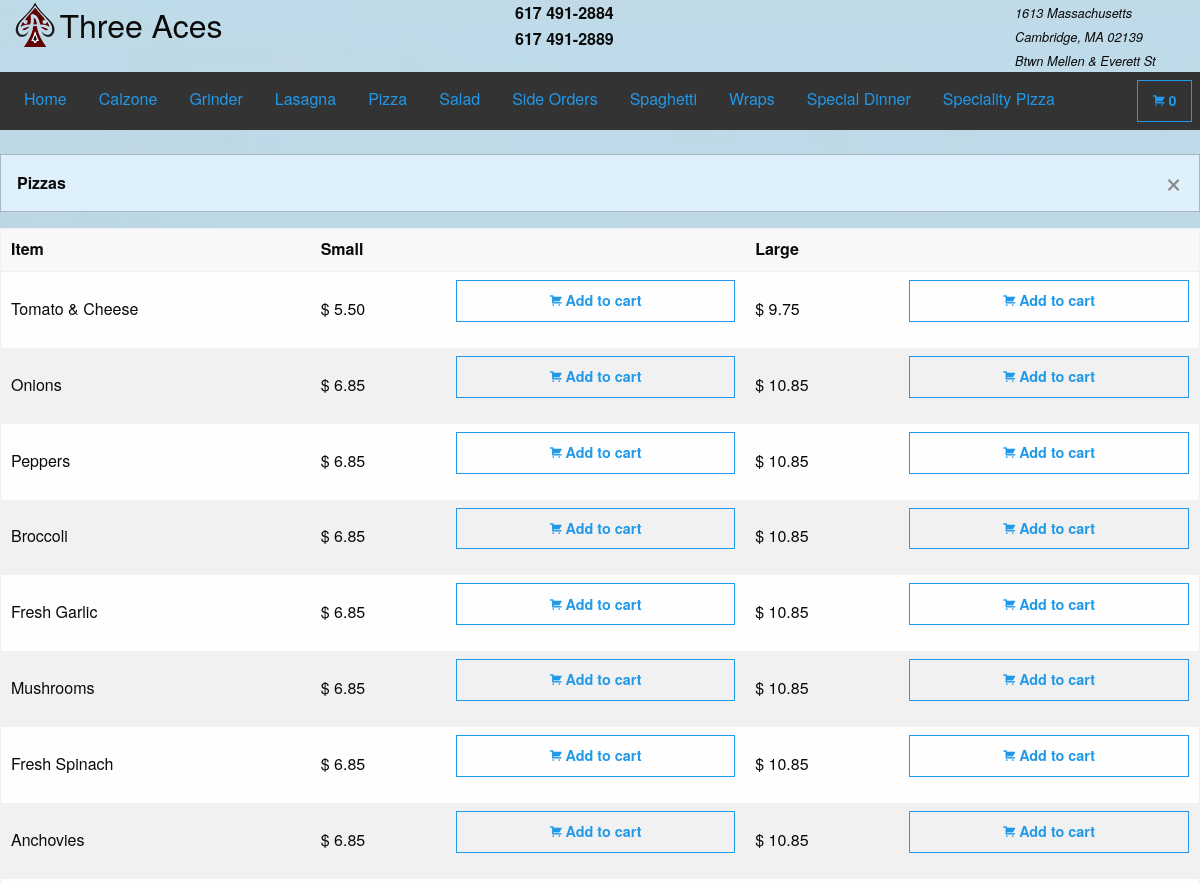
Before: /pizza.php (upper part) with the older database file.
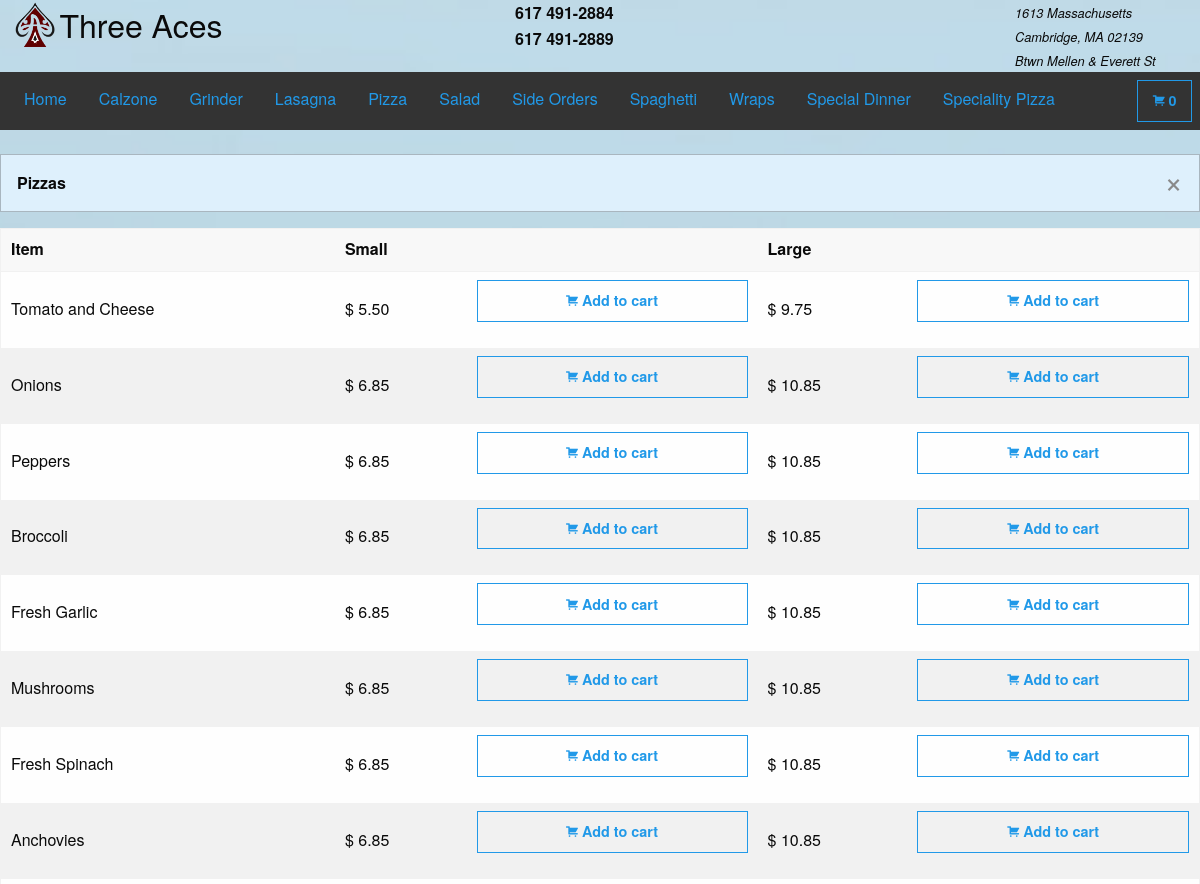
After: the same page with the newer database file.
### tables this page shows
CREATE TABLE IF NOT EXISTS `pizza` (
`pizza_id` bigint(20) NOT NULL COMMENT 'Pizza ID',
  `pizza_name` text NOT NULL COMMENT 'Pizza Name',
  `pizza_small_price` decimal(10,2) NOT NULL COMMENT 'Small Pizza Price',
  `pizza_large_price` decimal(10,2) NOT NULL COMMENT 'Large Pizza Price'
);

### model/db.php (called while the page is built, shortened)
<?php
function pizza()
{
    $conn        = db_conn();
    $selectQuery = 'SELECT * FROM `pizza`';
    try{
        $stmt = $conn->query($selectQuery);
    }catch(PDOException $e){
        handle_sql_errors($selectQuery, $e->getMessage());
    }
    $row = $stmt->fetchAll(PDO::FETCH_ASSOC);
    return $row;
}

### controller/dataCollector.php (called while the page is built, shortened)
<?php
require_once 'model/db.php';
function getPizza()
{
    $row = pizza();
    return $row;
}

### pizza.php (the view, shortened to what this page needs)
<?php
require_once 'controller/dataCollector.php';
$row = getPizza();
?>
<!doctype html>
<html class="no-js" lang="en">
    <head>
        <?php require_once 'includes/head.php';?>
    </head>
    <body>
        <div class="cover-image"></div>
        <div id="wrap">
            <main>
                <header>
                    <?php include_once 'includes/upperHeader.php';?>
                    <nav id="fixed-top-nav-sec">
                        <?php require_once 'includes/navbar.php'; ?>
                    </nav>
                </header>
                <br/>
                <section>
                    <div class="row">
                        <div class="panel callout primary" data-closable>
                            <strong>Pizzas</strong>
                            <button class="close-button" aria-label="Dismiss alert" type="button" data-close>
                                <span aria-hidden="true">&times;</span>
                            </button>
                        </div>
                        <table style="width: 100%">
                            <thead>
                            <tr>
                                <th>Item</th>
                                <th>Small</th>
                                <th></th>
                                <th>Large</th>
                                <th></th>
                            </tr>
                            </thead>
                            <tbody>
                            <?php foreach($row as $r): ?>
                                <tr data-id ="<?= htmlentities(stripcslashes($r['pizza_id']), ENT_QUOTES, 'UTF-8'); ?>" data-type="Pizza">
                                    <td><?= htmlentities(stripcslashes($r['pizza_name']), ENT_QUOTES, 'UTF-8'); ?></td>
                                    <td> $ <?= htmlentities(stripcslashes($r['pizza_small_price']), ENT_QUOTES, 'UTF-8'); ?></td>
                                    <td>
                                        <button type="button" class="button hollow primary expanded item-small">
                                            <i class="fi-shopping-cart"></i>
                                            <strong>Add to cart</strong>
                                        </button>
                                    </td>
                                    <td> $ <?= htmlentities(stripcslashes($r['pizza_large_price']), ENT_QUOTES, 'UTF-8'); ?></td>
                                    <td>
                                        <button type="button" class="button hollow primary expanded item-large">
                                            <i class="fi-shopping-cart"></i>
                                            <strong>Add to cart</strong>
                                        </button>
                                    </td>
                                </tr>
                            <?php endforeach; ?>
                            </tbody>
                        </table>
                    </div>
                </section>
            </main>
        </div>
    </body>
</html>

Changed rows visible on the page:
changed pizza: pizza_name "Tomato & Cheese" → "Tomato and Cheese"
